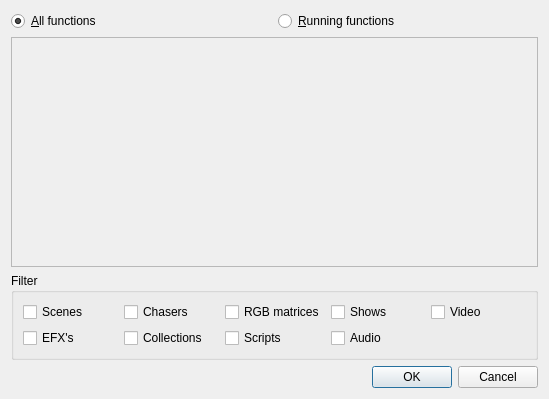
<?xml version="1.0" encoding="UTF-8"?>
<ui version="4.0">
 <author>Massimo Callegari</author>
 <comment>
  Q Light Controller Plus
  functionselection.ui

  Copyright (c) 2015 Massimo Callegari

  Licensed under the Apache License, Version 2.0 (the "License");
  you may not use this file except in compliance with the License.
  You may obtain a copy of the License at

      http://www.apache.org/licenses/LICENSE-2.0.txt

  Unless required by applicable law or agreed to in writing, software
  distributed under the License is distributed on an "AS IS" BASIS,
  WITHOUT WARRANTIES OR CONDITIONS OF ANY KIND, either express or implied.
  See the License for the specific language governing permissions and
  limitations under the License.
 </comment>
 <class>FunctionSelection</class>
 <widget class="QDialog" name="FunctionSelection">
  <property name="geometry">
   <rect>
    <x>0</x>
    <y>0</y>
    <width>549</width>
    <height>399</height>
   </rect>
  </property>
  <property name="windowTitle">
   <string>Select Function</string>
  </property>
  <layout class="QVBoxLayout" name="verticalLayout">
   <item>
    <layout class="QHBoxLayout" name="horizontalLayout">
     <item>
      <widget class="QRadioButton" name="m_allFunctionsRadio">
       <property name="text">
        <string>&amp;All functions</string>
       </property>
       <property name="checked">
        <bool>true</bool>
       </property>
      </widget>
     </item>
     <item>
      <widget class="QRadioButton" name="m_runningFunctionsRadio">
       <property name="text">
        <string>&amp;Running functions</string>
       </property>
      </widget>
     </item>
    </layout>
   </item>
   <item>
    <widget class="QFrame" name="frame">
     <property name="sizePolicy">
      <sizepolicy hsizetype="Preferred" vsizetype="Expanding">
       <horstretch>0</horstretch>
       <verstretch>0</verstretch>
      </sizepolicy>
     </property>
     <property name="frameShape">
      <enum>QFrame::StyledPanel</enum>
     </property>
     <property name="frameShadow">
      <enum>QFrame::Raised</enum>
     </property>
     <layout class="QVBoxLayout" name="verticalLayout_3">
      <property name="leftMargin">
       <number>0</number>
      </property>
      <property name="topMargin">
       <number>0</number>
      </property>
      <property name="rightMargin">
       <number>0</number>
      </property>
      <property name="bottomMargin">
       <number>0</number>
      </property>
      <item>
       <layout class="QVBoxLayout" name="m_treeVbox"/>
      </item>
     </layout>
    </widget>
   </item>
   <item>
    <widget class="QGroupBox" name="m_filterGroup">
     <property name="title">
      <string>Filter</string>
     </property>
     <layout class="QGridLayout" name="gridLayout">
      <item row="1" column="1">
       <widget class="QCheckBox" name="m_collectionCheck">
        <property name="toolTip">
         <string>Display collections in the list</string>
        </property>
        <property name="text">
         <string>Collections</string>
        </property>
       </widget>
      </item>
      <item row="1" column="2">
       <widget class="QCheckBox" name="m_scriptCheck">
        <property name="toolTip">
         <string>Display scripts in the list</string>
        </property>
        <property name="text">
         <string>Scripts</string>
        </property>
       </widget>
      </item>
      <item row="0" column="1">
       <widget class="QCheckBox" name="m_chaserCheck">
        <property name="toolTip">
         <string>Display chasers in the list</string>
        </property>
        <property name="text">
         <string>Chasers</string>
        </property>
       </widget>
      </item>
      <item row="0" column="2">
       <widget class="QCheckBox" name="m_rgbMatrixCheck">
        <property name="toolTip">
         <string>Display RGB Matrices in the list</string>
        </property>
        <property name="text">
         <string>RGB matrices</string>
        </property>
       </widget>
      </item>
      <item row="1" column="0">
       <widget class="QCheckBox" name="m_efxCheck">
        <property name="toolTip">
         <string>Display EFX's in the list</string>
        </property>
        <property name="text">
         <string>EFX's</string>
        </property>
       </widget>
      </item>
      <item row="0" column="0">
       <widget class="QCheckBox" name="m_sceneCheck">
        <property name="toolTip">
         <string>Display scenes in the list</string>
        </property>
        <property name="text">
         <string>Scenes</string>
        </property>
       </widget>
      </item>
      <item row="0" column="3">
       <widget class="QCheckBox" name="m_showCheck">
        <property name="text">
         <string>Shows</string>
        </property>
       </widget>
      </item>
      <item row="1" column="3">
       <widget class="QCheckBox" name="m_audioCheck">
        <property name="text">
         <string>Audio</string>
        </property>
       </widget>
      </item>
      <item row="0" column="4">
       <widget class="QCheckBox" name="m_videoCheck">
        <property name="text">
         <string>Video</string>
        </property>
       </widget>
      </item>
     </layout>
    </widget>
   </item>
   <item>
    <widget class="QDialogButtonBox" name="m_buttonBox">
     <property name="orientation">
      <enum>Qt::Horizontal</enum>
     </property>
     <property name="standardButtons">
      <set>QDialogButtonBox::Cancel|QDialogButtonBox::Ok</set>
     </property>
    </widget>
   </item>
  </layout>
 </widget>
 <resources/>
 <connections>
  <connection>
   <sender>m_buttonBox</sender>
   <signal>accepted()</signal>
   <receiver>FunctionSelection</receiver>
   <slot>accept()</slot>
   <hints>
    <hint type="sourcelabel">
     <x>257</x>
     <y>389</y>
    </hint>
    <hint type="destinationlabel">
     <x>157</x>
     <y>274</y>
    </hint>
   </hints>
  </connection>
  <connection>
   <sender>m_buttonBox</sender>
   <signal>rejected()</signal>
   <receiver>FunctionSelection</receiver>
   <slot>reject()</slot>
   <hints>
    <hint type="sourcelabel">
     <x>325</x>
     <y>389</y>
    </hint>
    <hint type="destinationlabel">
     <x>286</x>
     <y>274</y>
    </hint>
   </hints>
  </connection>
 </connections>
</ui>
